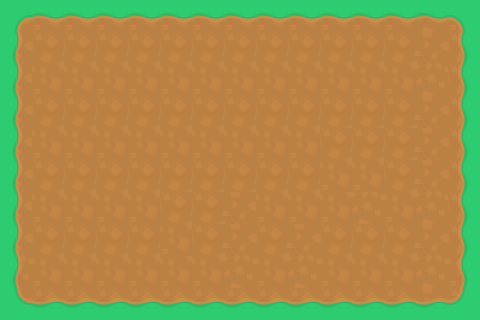

Below is a game level as drawn by its tile map, then a one-line description and the .tmx file that defines it, in full:
An orthogonal 15x10 tile map with 32x32 px tiles, 1 tile layer (Capa de Patrones 1).

<map version="1.0" tiledversion="1.0.3" orientation="orthogonal" renderorder="right-down" width="15" height="10" tilewidth="32" tileheight="32" nextobjectid="1">
 <tileset firstgid="1" source="Fondo4.tsx" />
 <layer name="Capa de Patrones 1" width="15" height="10">
  <data encoding="csv">
324,325,325,325,325,325,325,325,325,325,325,325,325,326,327,
370,371,371,371,371,371,371,371,371,371,371,371,371,372,373,
370,417,417,417,417,417,417,417,417,417,417,417,417,418,373,
370,371,371,371,371,371,371,371,371,371,371,371,371,372,373,
370,417,417,417,417,417,417,417,417,417,371,371,371,372,373,
370,371,371,371,371,371,371,371,371,371,417,417,371,372,373,
370,417,417,417,417,371,371,372,417,417,417,418,417,418,373,
370,371,371,371,371,417,371,372,371,372,371,371,371,372,373,
416,417,417,417,417,417,417,418,417,418,417,417,417,418,419,
462,463,463,463,463,463,463,463,463,463,463,463,463,464,465
</data>
 </layer>
</map>
